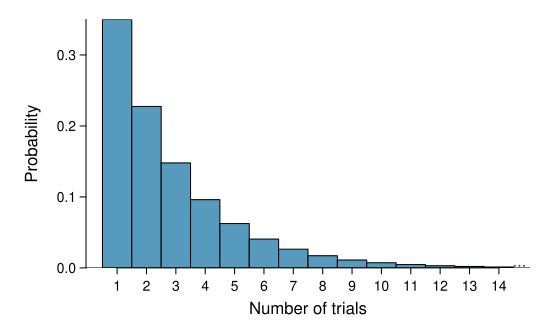

Recreate this plot in R.
library(openintro)
data(COL)

p <- 0.35
x <- 1:100
y <- (1 - p)^(x - 1) * p
myPDF('geometricDist35.pdf', 5.5, 3.2,
      mar = c(2.6, 4.3, 1, 1),
      mgp = c(2.25, 0.34, 0))
plot(x, y,
     xlim = c(0.5, 14.5),
     type = 'n',
     axes = FALSE,
     xlab = '',
     yaxs="i",
     ylab = 'Probability')
mtext('Number of trials', line = 1.5, side = 1)
axis(1, at = seq(1, 14, 1), cex.axis = 0.8)
par(mgp = c(2.25, 0.5, 0))
axis(2, seq(0, 0.4, 0.1), cex.axis = 0.8)
for (i in 1:14) {
  rect(x[i] - 0.5, 0,
       x[i] + 0.5, y[i],
       col = COL[1])
}
abline(h = 0)
text(14.7, 0.003, '...', col = '#444444')
dev.off()
